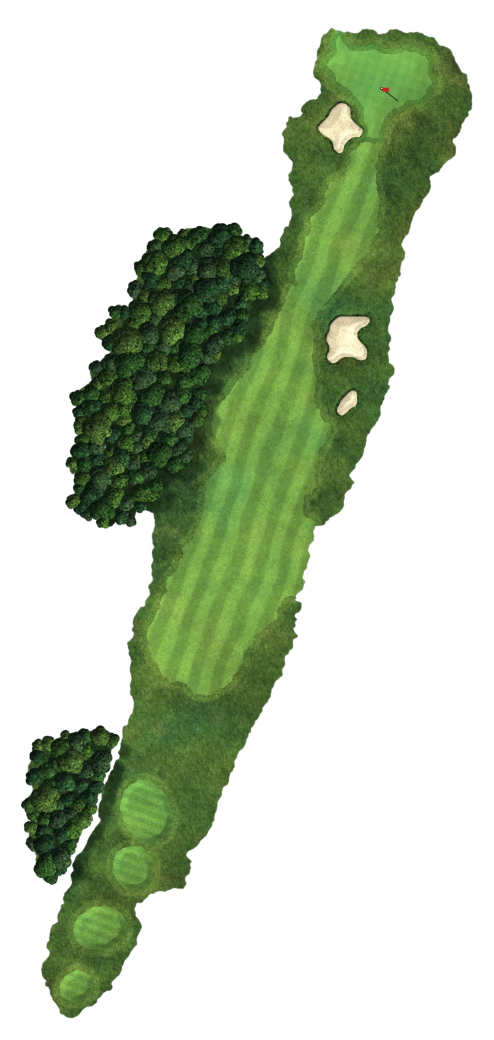
#> input picture data/golf_real_onwhite.jpg, 1480 x 3120 px (shown at 1/3 size)
$ python postprocess.py pad '#' golf_real_onwhite.jpg '->' gen_input.png '(2:3,' '1024x1536)'
#> lines starting #> are read from the running program, lines starting #| are printed output that depends on the picture
import os
os.chdir(os.path.join(os.path.dirname(os.path.abspath(__file__)), "..", "data"))
"""Step 5/6: pad render for ChatGPT, cut out the photoreal hole, composite it over the generated forest.

usage:
  python postprocess.py pad        # golf_real_onwhite.jpg -> gen_input.png (2:3, 1024x1536)
  python postprocess.py cutout     # gen/v3_photoreal_raw.png -> gen_v3.png, golf_photoreal_cutout.png
  python postprocess.py scene      # gen/v4_surround_raw.png + gen_v3.png -> golf_photoreal_scene.png
"""
import sys
import numpy as np
import cv2
from PIL import Image
from scipy import ndimage as ndi

W, H = 2080, 3120          # 2:3 canvas at render height
PAD_X = 300                # (2080 - 1480) / 2


def load(path, size=(W, H)):
    a = np.asarray(Image.open(path).convert('RGB')).astype(np.float32)
    return cv2.resize(a, size, interpolation=cv2.INTER_LANCZOS4)


def pad():
    im = Image.open('golf_real_onwhite.jpg')
#> im is the input picture: PIL image 1480x3120 RGB; mean R, G, B 193.7, 205.1, 184.3
    w, h = im.size
#> w = 1480; h = 3120
    c = Image.new('RGB', (int(h * 2 / 3), h), 'white')
#> c: PIL image 2080x3120 RGB; every value is 255
    c.paste(im, ((c.width - w) // 2, 0))
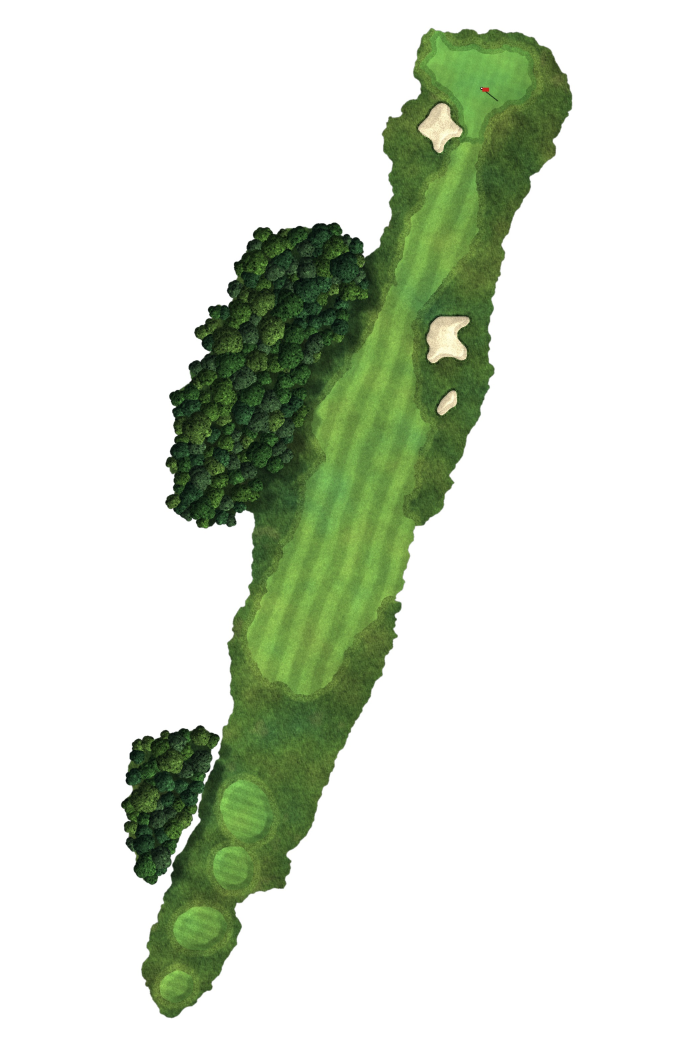
#> c: PIL image 2080x3120 RGB (shown at 1/3 size); mean R, G, B 211.4, 219.5, 204.7
    c.resize((1024, 1536), Image.LANCZOS).save('gen_input.png')
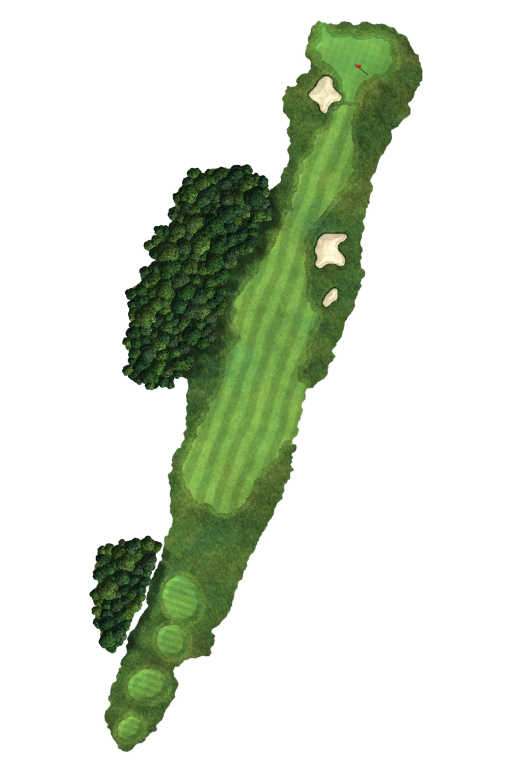
#> saved as gen_input.png: PIL image 1024x1536 RGB (shown at 1/2 size); mean R, G, B 211.4, 219.5, 204.7


# [42 lines left out: functions cutout, scene, not called in this run]


if __name__ == '__main__':
    {'pad': pad, 'cutout': cutout, 'scene': scene}[sys.argv[1]]()

$ run again, with data/src_x3.png saved as data/golf_real_onwhite.jpg
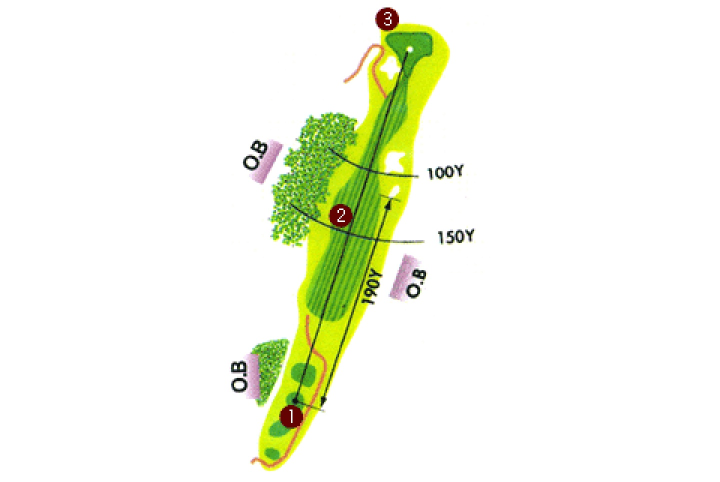
#> input picture data/src_x3.png, 1440 x 963 px (shown at 1/2 size)
#> in pad, im is the input picture: PIL image 1440x963 RGB; mean R, G, B 242.9, 246.8, 230.3
#> in pad, `c.paste(im, ((c.width - w) // 2, 0))`:
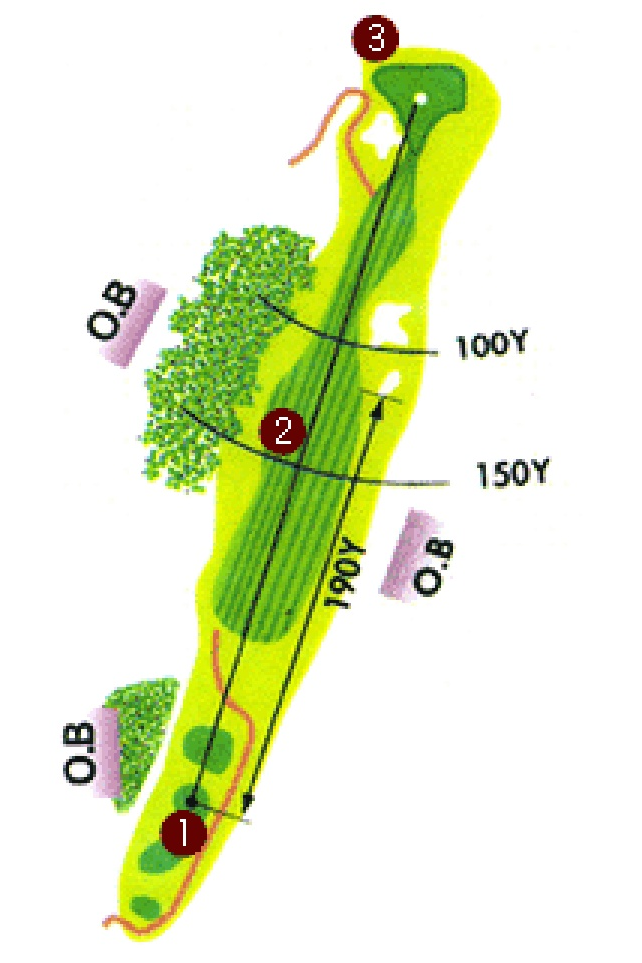
#> c: PIL image 642x963 RGB; mean R, G, B 227.8, 236.7, 199.7
